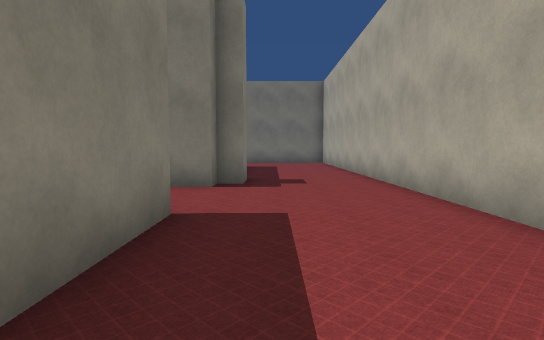
[1] (above)

24 first-person views from a walk through a 3-D level made in the Unity game engine. The camera is 1.5 m above the floor, tilts 4° down and sees 80° across. The floor is counted in squares, 1.8 m on a side. Each view is taken from the middle of a square. On the plan, view 1 faces up. The plan holds only what a view shows up to about 11 squares ahead; the rest is blank. The place goes on beyond the plan. The player character is not drawn. Surface patterns are stand-ins for the level's own textures.

[2]
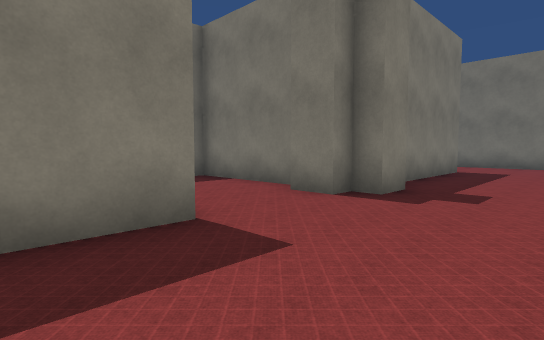

[3]
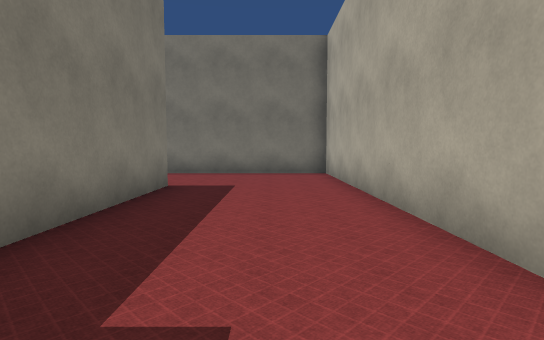

[4]
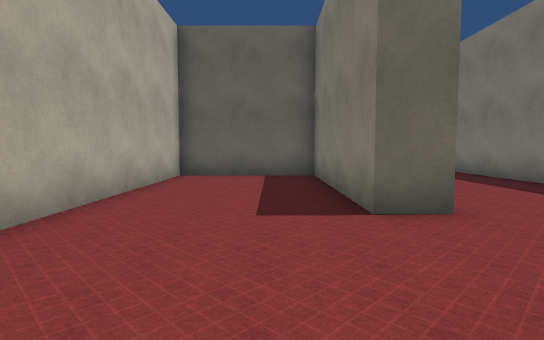

[5]
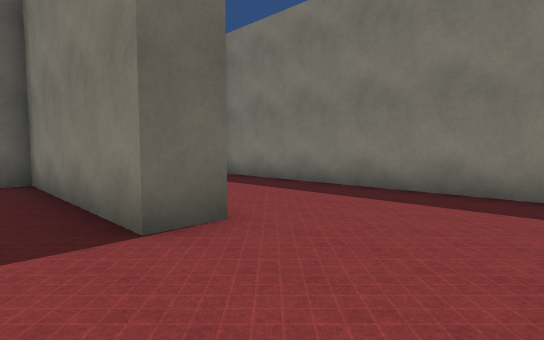

[6]
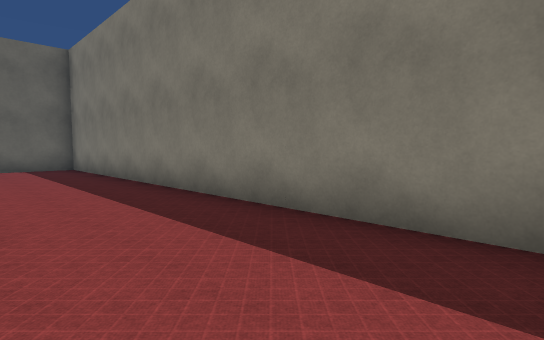

[7]
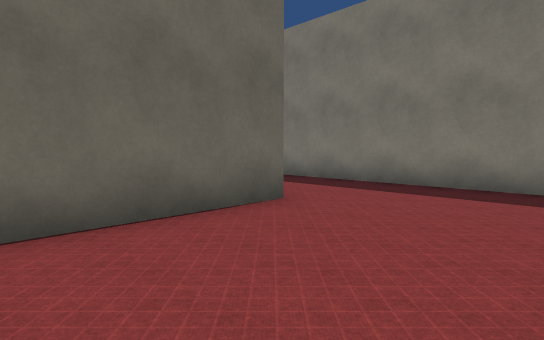

[8]
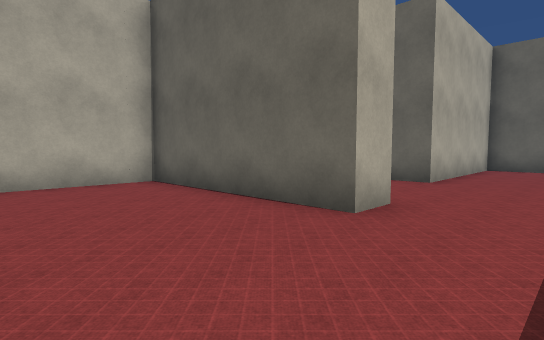

[9]
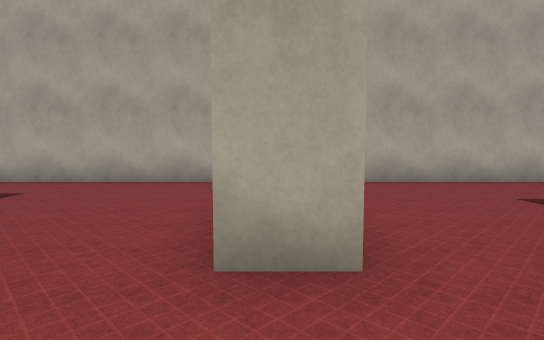

[10]
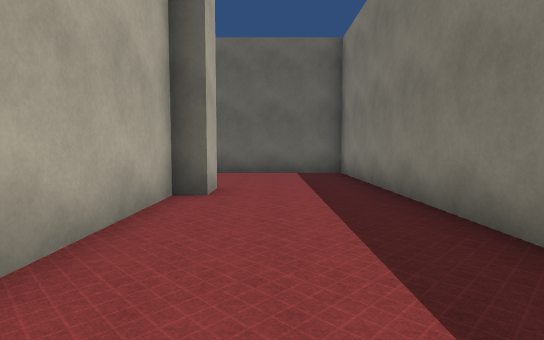

[11]
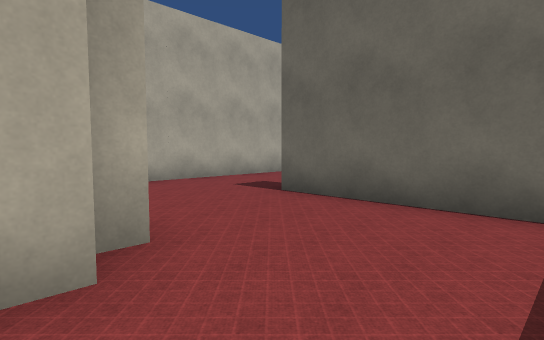

[12]
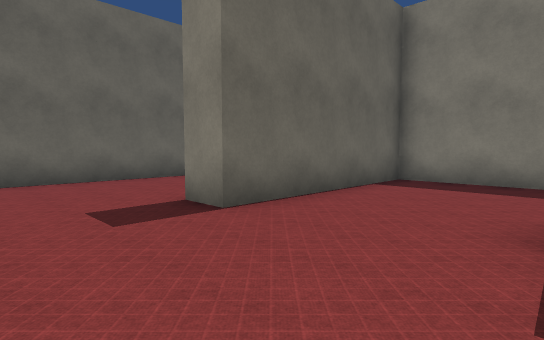

[13]
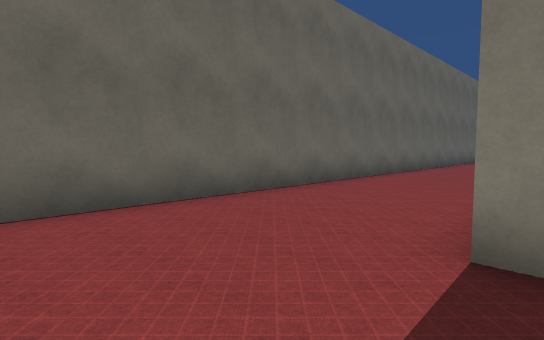

[14]
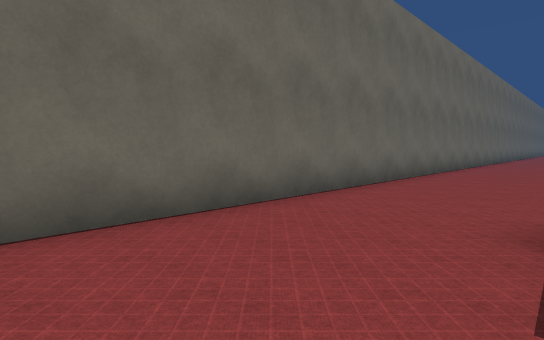

[15]
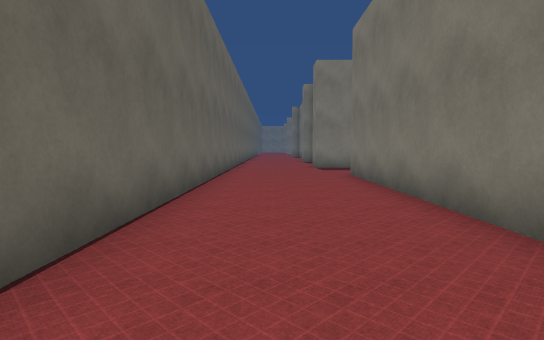

[16]
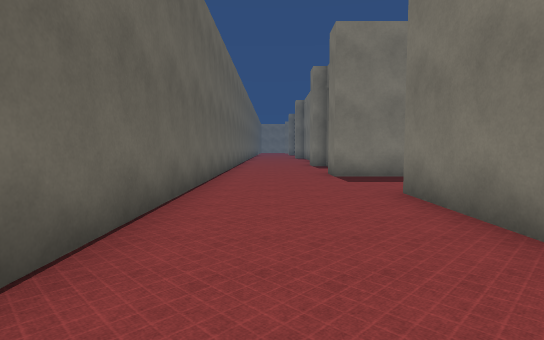

[17]
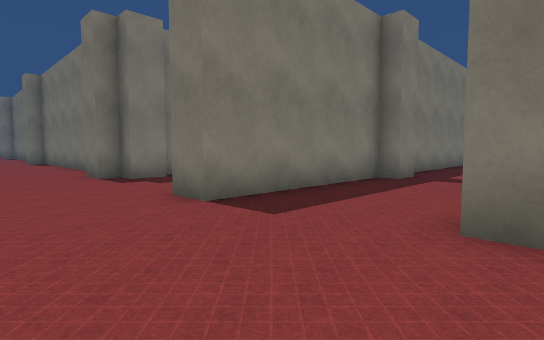

[18]
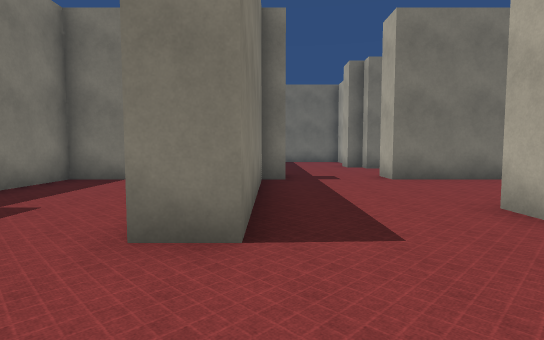

[19]
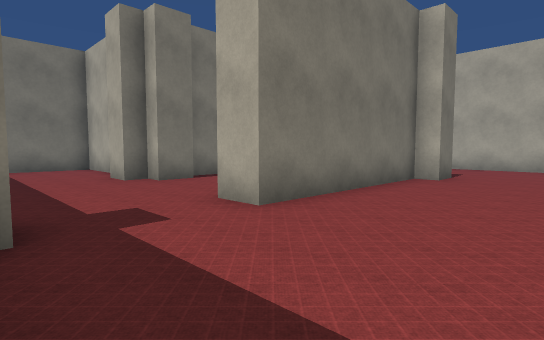

[20]
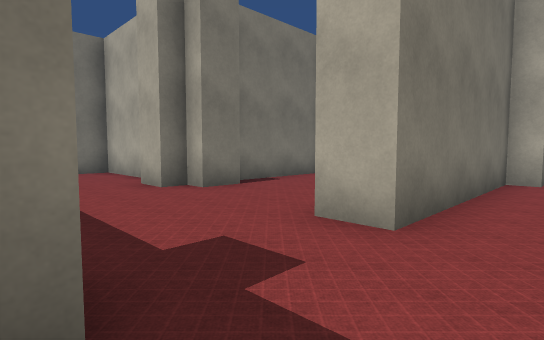

[21]
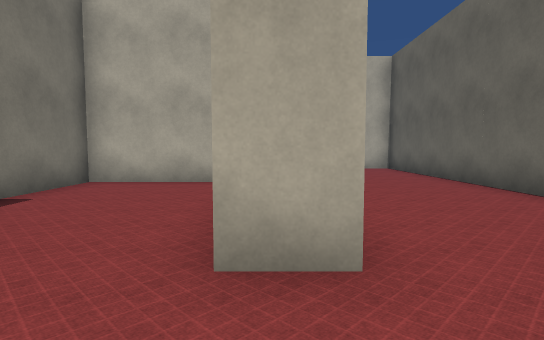

[22]
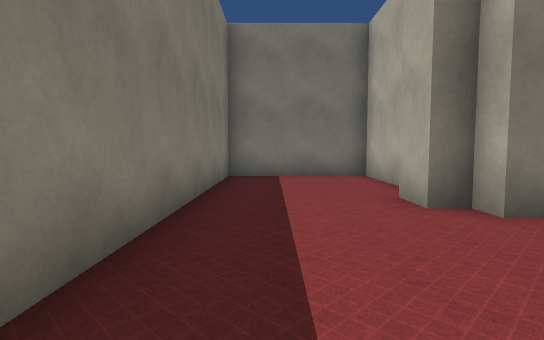

[23]
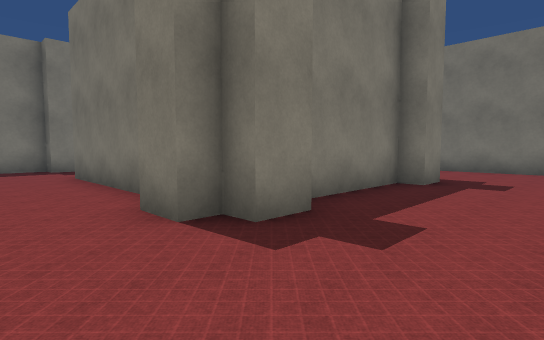

[24]
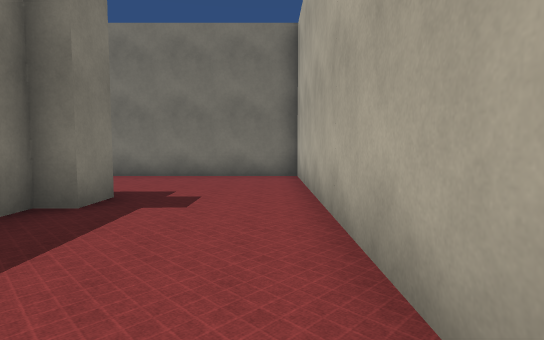

### Floor plan
Points are (right, up) in squares from view 1. A wall is a line through its corners. A room is listed if a view was taken in it or the views show most of it. See-through windows are left out.
Room 1 (views 1, 2, 3, 4, 5, 6, 7, 8, 9)
walls: (-2.3, 9.1) (-2.3, 14) (-1.3, 14) (-1.3, 8.4) (-0.7, 8.4) (-0.7, 7.4) (-1.3, 7.4) (-1.3, 6.8) (-2.2, 6.8); (-5, 8.4) (-3, 8.4); (-2.9, 17.4) (-2.9, 18.4) (2.7, 18.4) (2.7, 22.5); (-2.4, 4) (-1.3, 4) (-1.3, -1.6) (2.7, -1.6) (2.7, 17.4) (-2.4, 17.4); (-6.3, 21.8) (-6.3, 8.6)
ways out: opening at (-2, 5.5) to room 2
Room 2 (views 10, 11, 12, 13, 14, 15, 16, 17, 18, 19, 20, 21, 22, 23, 24)
walls: (-12.3, -0.6) (-12.3, 2.4) (-16, 2.4); (-10.6, -1.5) (-10.6, -2.6) (-11.3, -2.6) (-11.3, -3.2) (-12.3, -3.2) (-12.3, -2.6) (-17.9, -2.6) (-17.9, -1.5); (-16.2, 1.8) (-17.3, 1.8) (-17.3, 2.4) (-17.9, 2.4) (-17.9, 3.5); (-10.6, 3.5) (-10.6, 2.4) (-11.3, 2.4) (-11.3, -0.9); (-7.3, -1.2) (-7.3, 7.4) (-12.6, 7.4); (-17.3, 4.8) (-17.3, 7.4) (-21.3, 7.4) (-21.3, -0.6); (-14.6, -6.6) (-9, -6.6); (-6.3, 1.4) (-6.3, -6.6) (-0.7, -6.6) (-0.7, -7.6); (-7.3, -4.9) (-7.3, -4.1); (-20.6, -1.5) (-20.6, -2.6) (-21.3, -2.6) (-21.3, -8.2) (-22.4, -8.2); (-10.8, -7.6) (-17.9, -7.6) (-17.9, -6.5); (-2.9, -2.6) (-2.9, -1.6) (-2.3, -1.6) (-2.3, 2); (-2.3, -3.2) (-2.3, -2.8); (-24.8, -2.6) (-26.3, -2.6) (-26.3, -6.4); (-2.8, 7.4) (-6.3, 7.4) (-6.3, 7); (-25.6, -6.5) (-25.6, -7.6) (-26.3, -7.6) (-26.3, -8.2) (-27.2, -8.2); (-23, -11.6) (1.6, -11.6); (2.7, -9.9) (2.7, -5.4)
ways out: opening at (-2, 5.5) to room 1

Positions as (right, up) in squares from view 1, and headings:
1: (0, 0), facing up
2: (2, 2), facing up-left
3: (1, 7), facing up
4: (0, 8), facing down
5: (0, 17), facing down-left
6: (-3, 22), facing down-left
7: (1, 22), facing down-left
8: (-5, 22), facing down-right
9: (-5, 18), facing right
10: (-4, 4), facing down
11: (-5, -2), facing down-right
12: (2, -3), facing down-left
13: (2, -7), facing down-left
14: (-3, -8), facing down-left
15: (-8, -10), facing left
16: (-12, -10), facing left
17: (-17, -11), facing up-left
18: (-21, -11), facing up
19: (-21, -6), facing up-right
20: (-21, -4), facing up-right
21: (-20, -2), facing right
22: (-20, -2), facing up
23: (-8, -5), facing up-left
24: (-8, -2), facing up
